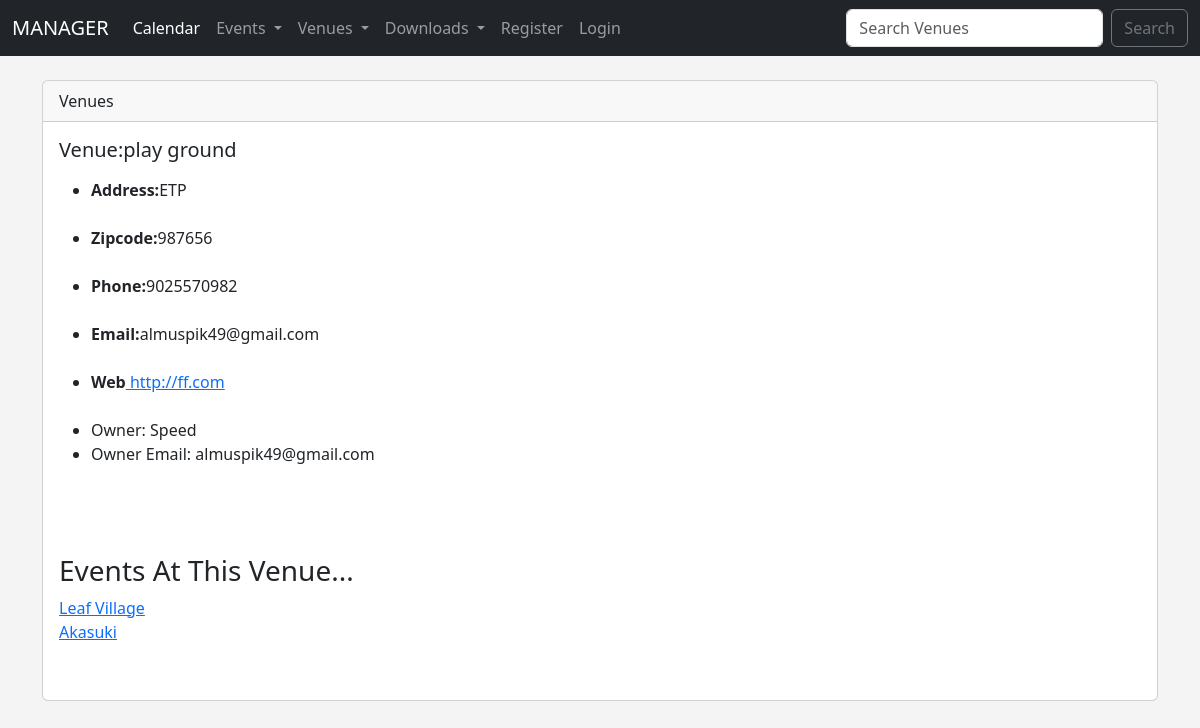
The app's page /show_venues/2 with its own data.
### events/models.py (models this page shows, shortened)
class Venue(models.Model):
    name = models.CharField('venue name', max_length=120)
    address = models.CharField(max_length=300)
    zip_code =models.CharField('zip code',max_length=15)
    phone = models.CharField('phone',max_length=15, blank= True)
    web = models.URLField('web address', blank= True)
    email_address = models.EmailField('Email', blank= True)
    owner = models.IntegerField("Venue Owner", blank = False, default = 1)
    venue_image = models.ImageField(null = True, blank=True, upload_to = "images/")
    def __str__(self):
        return self.name

class Event(models.Model):
    name = models.CharField('Event Name', max_length=120)
    event_date = models.DateTimeField('event date')
    venue = models.ForeignKey(Venue, blank=True, null=True, on_delete=models.CASCADE)
    manager =models.ForeignKey(User, blank=True, null= True, on_delete=models.SET_NULL)
    description = models.TextField(blank=True)
    attendees = models.ManyToManyField(MyClubUser, blank=True)
    approved = models.BooleanField("Approved", default = False)
    def __str__(self):
        return self.name

### events/views.py (the view)
# urls.py: path('show_venues/<venue_id>', views.show_venues, name='show-venues'),
def show_venues(request, venue_id):
    venue = Venue.objects.get(pk=venue_id)
    venue_owner = User.objects.get(pk=venue.owner)
    venue_list= Venue.objects.all()
    events = venue.event_set.all()
    return render(request, 'show_venues.html',{'venue':venue, 'venue_owner':venue_owner , 'events':events})

### events/templates/show_venues.html (shortened to what this page needs)
{% extends 'base.html' %}
{% block content %}
   <div class="card">
    <div class="card-header">
    Venues
    </div>
    <div class="card-body">
      <h5 class="card-title">Venue:{{ venue }}</h5>
      <p class="card-text">
    <ul>
     <li>  <b> Address:</b>{{ venue.address }} </li><br>
       <li> <b>Zipcode:</b>{{ venue.zip_code }}</li> <br>
       <li><b> Phone:</b>{{ venue.phone }} </li><br>
       <li><b> Email:</b>{{ venue.email_address }}</li> <br>
       <li><b>Web</b><a href=""> {{ venue.web }} </a></li><br>
       <li>Owner: {{venue_owner}}</li>
       <li>Owner Email: {{venue_owner.email}}</li>
    </ul><br>
<br> <br>
<h3>Events At This Venue...</h3>
{% if events %}
      {% for event in events %}
      <a href="{% url 'show_event' event.id %}">{{event}}</a> <br>
      {% endfor %}
{% else %}
      No Events Scheduled In This Venue....
{% endif %}
<br>
      </p></div>
  </div>
{% endblock %}

### events/templates/base.html (style rules this page uses)
body { background:#f4f4f4; }

### records on screen
Venue: name "play ground", address "ETP", zip_code "987656", phone "9025570982", email_address "almuspik49@gmail.com", web "http://ff.com"
Event: name "Leaf Village"
Event: name "Akasuki"

### other values on screen
{{ venue_owner }} "Speed"
{{ venue_owner.email }} "almuspik49@gmail.com"
